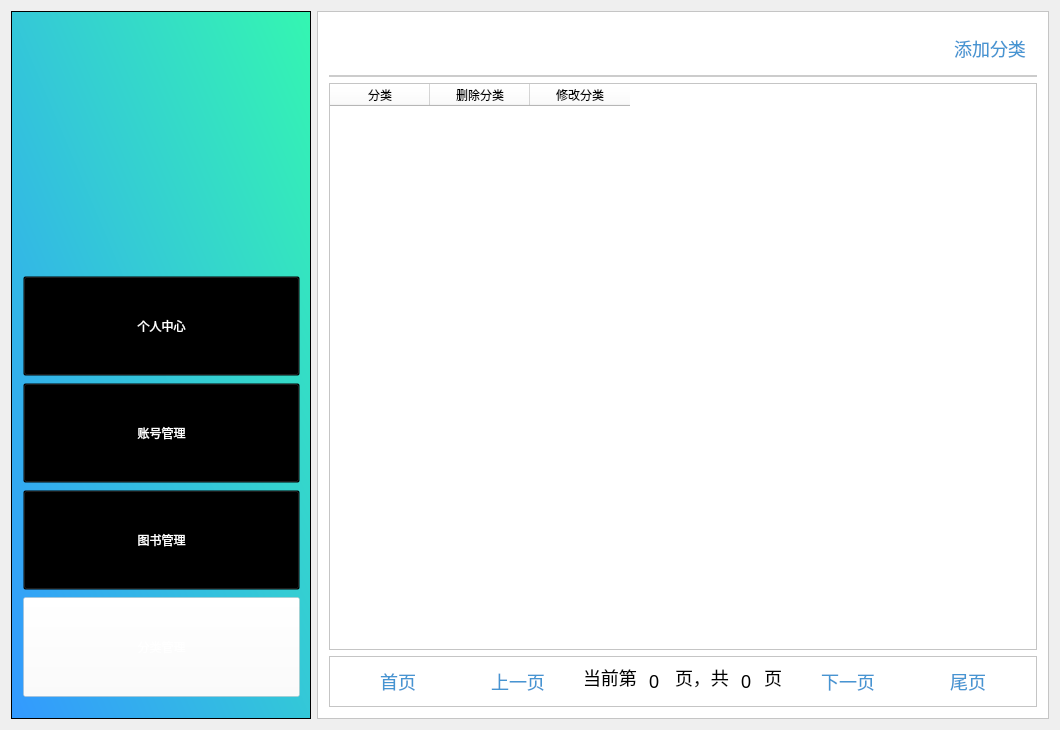
<?xml version="1.0" encoding="UTF-8"?>
<ui version="4.0">
 <class>admin_classify</class>
 <widget class="QWidget" name="admin_classify">
  <property name="geometry">
   <rect>
    <x>0</x>
    <y>0</y>
    <width>1060</width>
    <height>730</height>
   </rect>
  </property>
  <property name="windowTitle">
   <string>admin_classify</string>
  </property>
  <layout class="QHBoxLayout" name="horizontalLayout">
   <item>
    <widget class="QFrame" name="frame">
     <property name="sizePolicy">
      <sizepolicy hsizetype="Fixed" vsizetype="Expanding">
       <horstretch>0</horstretch>
       <verstretch>0</verstretch>
      </sizepolicy>
     </property>
     <property name="minimumSize">
      <size>
       <width>300</width>
       <height>700</height>
      </size>
     </property>
     <property name="styleSheet">
      <string notr="true">
background-color: qlineargradient(spread:pad, x1:0, y1:1, x2:1, y2:0, stop:0 rgba(51, 153, 255,1), stop:1 rgba(52, 246, 177,1));</string>
     </property>
     <property name="frameShape">
      <enum>QFrame::StyledPanel</enum>
     </property>
     <property name="frameShadow">
      <enum>QFrame::Raised</enum>
     </property>
     <widget class="QFrame" name="frame_2">
      <property name="geometry">
       <rect>
        <x>70</x>
        <y>30</y>
        <width>171</width>
        <height>176</height>
       </rect>
      </property>
      <property name="minimumSize">
       <size>
        <width>0</width>
        <height>0</height>
       </size>
      </property>
      <property name="baseSize">
       <size>
        <width>0</width>
        <height>100</height>
       </size>
      </property>
      <property name="styleSheet">
       <string notr="true">image: url(:/Library/images/logo2.png);
background:transparent;</string>
      </property>
      <property name="frameShape">
       <enum>QFrame::StyledPanel</enum>
      </property>
      <property name="frameShadow">
       <enum>QFrame::Raised</enum>
      </property>
     </widget>
     <widget class="QFrame" name="frame_8">
      <property name="geometry">
       <rect>
        <x>0</x>
        <y>230</y>
        <width>301</width>
        <height>491</height>
       </rect>
      </property>
      <property name="styleSheet">
       <string notr="true">background:transparent;</string>
      </property>
      <property name="frameShape">
       <enum>QFrame::StyledPanel</enum>
      </property>
      <property name="frameShadow">
       <enum>QFrame::Raised</enum>
      </property>
      <layout class="QVBoxLayout" name="verticalLayout_6">
       <item>
        <layout class="QVBoxLayout" name="verticalLayout">
         <property name="spacing">
          <number>7</number>
         </property>
         <property name="sizeConstraint">
          <enum>QLayout::SetDefaultConstraint</enum>
         </property>
         <item>
          <widget class="QPushButton" name="btnPersonal">
           <property name="minimumSize">
            <size>
             <width>0</width>
             <height>100</height>
            </size>
           </property>
           <property name="styleSheet">
            <string notr="true">font: 12pt &quot;微软雅黑&quot;;
color:white;
background:transparent;
cursor:pointer;</string>
           </property>
           <property name="text">
            <string>个人中心</string>
           </property>
          </widget>
         </item>
         <item>
          <widget class="QPushButton" name="btnInformationchange">
           <property name="minimumSize">
            <size>
             <width>0</width>
             <height>100</height>
            </size>
           </property>
           <property name="styleSheet">
            <string notr="true">font: 12pt &quot;微软雅黑&quot;;
color:white;
background:transparent;
cursor:pointer;</string>
           </property>
           <property name="text">
            <string>账号管理</string>
           </property>
          </widget>
         </item>
         <item>
          <widget class="QPushButton" name="btnSearchbook">
           <property name="minimumSize">
            <size>
             <width>0</width>
             <height>100</height>
            </size>
           </property>
           <property name="styleSheet">
            <string notr="true">font: 12pt &quot;微软雅黑&quot;;
color:white;
background:transparent;
cursor:pointer;
</string>
           </property>
           <property name="text">
            <string>图书管理</string>
           </property>
          </widget>
         </item>
         <item>
          <widget class="QPushButton" name="pushButton">
           <property name="minimumSize">
            <size>
             <width>0</width>
             <height>100</height>
            </size>
           </property>
           <property name="styleSheet">
            <string notr="true">font: 12pt &quot;微软雅黑&quot;;
color:white;
background:transparent;
cursor:pointer;
background-color:rgba(255,255,255,0.4);</string>
           </property>
           <property name="text">
            <string>分类管理</string>
           </property>
          </widget>
         </item>
        </layout>
       </item>
      </layout>
     </widget>
    </widget>
   </item>
   <item>
    <widget class="QFrame" name="frame_3">
     <property name="styleSheet">
      <string notr="true">background:white;</string>
     </property>
     <property name="frameShape">
      <enum>QFrame::StyledPanel</enum>
     </property>
     <property name="frameShadow">
      <enum>QFrame::Raised</enum>
     </property>
     <layout class="QVBoxLayout" name="verticalLayout_2">
      <item>
       <widget class="QFrame" name="frame_4">
        <property name="sizePolicy">
         <sizepolicy hsizetype="Preferred" vsizetype="Fixed">
          <horstretch>0</horstretch>
          <verstretch>4</verstretch>
         </sizepolicy>
        </property>
        <property name="styleSheet">
         <string notr="true">border:2px solid #cccccc;
border-top:0px;
border-left:0px;
border-right:0px;</string>
        </property>
        <property name="frameShape">
         <enum>QFrame::StyledPanel</enum>
        </property>
        <property name="frameShadow">
         <enum>QFrame::Raised</enum>
        </property>
        <layout class="QGridLayout" name="gridLayout">
         <item row="0" column="0">
          <widget class="QTextEdit" name="txtSearch">
           <property name="sizePolicy">
            <sizepolicy hsizetype="Expanding" vsizetype="Maximum">
             <horstretch>0</horstretch>
             <verstretch>100</verstretch>
            </sizepolicy>
           </property>
           <property name="maximumSize">
            <size>
             <width>16777215</width>
             <height>30</height>
            </size>
           </property>
           <property name="styleSheet">
            <string notr="true">color:#4695d2;
border:none;
font-size:18px;</string>
           </property>
          </widget>
         </item>
         <item row="0" column="1">
          <widget class="QPushButton" name="btnSearch">
           <property name="minimumSize">
            <size>
             <width>0</width>
             <height>30</height>
            </size>
           </property>
           <property name="styleSheet">
            <string notr="true">color:#4695d2;
image: url(:/Library/images/search.png);
border:none;
font-size:18px;</string>
           </property>
           <property name="text">
            <string/>
           </property>
          </widget>
         </item>
         <item row="0" column="2">
          <widget class="QPushButton" name="pushButton_2">
           <property name="styleSheet">
            <string notr="true">color:#4695d2;
border:none;
font-size:18px;</string>
           </property>
           <property name="text">
            <string>添加分类</string>
           </property>
          </widget>
         </item>
        </layout>
       </widget>
      </item>
      <item>
       <widget class="QTableWidget" name="tableWidget">
        <property name="sizePolicy">
         <sizepolicy hsizetype="Preferred" vsizetype="Preferred">
          <horstretch>0</horstretch>
          <verstretch>0</verstretch>
         </sizepolicy>
        </property>
        <column>
         <property name="text">
          <string>分类</string>
         </property>
        </column>
        <column>
         <property name="text">
          <string>删除分类</string>
         </property>
        </column>
        <column>
         <property name="text">
          <string>修改分类</string>
         </property>
        </column>
       </widget>
      </item>
      <item>
       <widget class="QFrame" name="frame_5">
        <property name="sizePolicy">
         <sizepolicy hsizetype="Preferred" vsizetype="Fixed">
          <horstretch>0</horstretch>
          <verstretch>0</verstretch>
         </sizepolicy>
        </property>
        <property name="frameShape">
         <enum>QFrame::StyledPanel</enum>
        </property>
        <property name="frameShadow">
         <enum>QFrame::Raised</enum>
        </property>
        <layout class="QHBoxLayout" name="horizontalLayout_2">
         <item>
          <widget class="QPushButton" name="btnFirstPage">
           <property name="sizePolicy">
            <sizepolicy hsizetype="Preferred" vsizetype="Fixed">
             <horstretch>0</horstretch>
             <verstretch>0</verstretch>
            </sizepolicy>
           </property>
           <property name="styleSheet">
            <string notr="true">color:#4695d2;
border:none;
font-size:18px;</string>
           </property>
           <property name="text">
            <string>首页</string>
           </property>
          </widget>
         </item>
         <item>
          <widget class="QPushButton" name="btnLastPage">
           <property name="sizePolicy">
            <sizepolicy hsizetype="Preferred" vsizetype="Fixed">
             <horstretch>0</horstretch>
             <verstretch>0</verstretch>
            </sizepolicy>
           </property>
           <property name="styleSheet">
            <string notr="true">color:#4695d2;
border:none;
font-size:18px;</string>
           </property>
           <property name="text">
            <string>上一页</string>
           </property>
          </widget>
         </item>
         <item>
          <layout class="QHBoxLayout" name="horizontalLayout_3">
           <item>
            <widget class="QLineEdit" name="lineEdit_4">
             <property name="sizePolicy">
              <sizepolicy hsizetype="Maximum" vsizetype="Preferred">
               <horstretch>0</horstretch>
               <verstretch>0</verstretch>
              </sizepolicy>
             </property>
             <property name="maximumSize">
              <size>
               <width>60</width>
               <height>16777215</height>
              </size>
             </property>
             <property name="styleSheet">
              <string notr="true">border:none;
font-size:18px;</string>
             </property>
             <property name="text">
              <string>当前第</string>
             </property>
            </widget>
           </item>
           <item>
            <widget class="QLineEdit" name="etIndexPage">
             <property name="sizePolicy">
              <sizepolicy hsizetype="Maximum" vsizetype="Preferred">
               <horstretch>0</horstretch>
               <verstretch>0</verstretch>
              </sizepolicy>
             </property>
             <property name="maximumSize">
              <size>
               <width>20</width>
               <height>16777215</height>
              </size>
             </property>
             <property name="styleSheet">
              <string notr="true">border:none;
font-size:18px;</string>
             </property>
             <property name="text">
              <string>0</string>
             </property>
            </widget>
           </item>
           <item>
            <widget class="QLineEdit" name="lineEdit_2">
             <property name="sizePolicy">
              <sizepolicy hsizetype="Maximum" vsizetype="Preferred">
               <horstretch>0</horstretch>
               <verstretch>0</verstretch>
              </sizepolicy>
             </property>
             <property name="maximumSize">
              <size>
               <width>60</width>
               <height>16777215</height>
              </size>
             </property>
             <property name="styleSheet">
              <string notr="true">border:none;
font-size:18px;</string>
             </property>
             <property name="text">
              <string>页，共</string>
             </property>
            </widget>
           </item>
           <item>
            <widget class="QLineEdit" name="etCountPage">
             <property name="sizePolicy">
              <sizepolicy hsizetype="Maximum" vsizetype="Preferred">
               <horstretch>0</horstretch>
               <verstretch>0</verstretch>
              </sizepolicy>
             </property>
             <property name="maximumSize">
              <size>
               <width>20</width>
               <height>16777215</height>
              </size>
             </property>
             <property name="styleSheet">
              <string notr="true">border:none;
font-size:18px;
</string>
             </property>
             <property name="text">
              <string>0</string>
             </property>
            </widget>
           </item>
           <item>
            <widget class="QLineEdit" name="lineEdit">
             <property name="sizePolicy">
              <sizepolicy hsizetype="Maximum" vsizetype="Preferred">
               <horstretch>0</horstretch>
               <verstretch>0</verstretch>
              </sizepolicy>
             </property>
             <property name="maximumSize">
              <size>
               <width>20</width>
               <height>16777215</height>
              </size>
             </property>
             <property name="styleSheet">
              <string notr="true">border:none;
font-size:18px;</string>
             </property>
             <property name="text">
              <string>页</string>
             </property>
            </widget>
           </item>
          </layout>
         </item>
         <item>
          <widget class="QPushButton" name="btnNextPage">
           <property name="sizePolicy">
            <sizepolicy hsizetype="Preferred" vsizetype="Fixed">
             <horstretch>0</horstretch>
             <verstretch>0</verstretch>
            </sizepolicy>
           </property>
           <property name="styleSheet">
            <string notr="true">color:#4695d2;
border:none;
font-size:18px;</string>
           </property>
           <property name="text">
            <string>下一页</string>
           </property>
          </widget>
         </item>
         <item>
          <widget class="QPushButton" name="btnTheLast">
           <property name="sizePolicy">
            <sizepolicy hsizetype="Preferred" vsizetype="Fixed">
             <horstretch>0</horstretch>
             <verstretch>0</verstretch>
            </sizepolicy>
           </property>
           <property name="styleSheet">
            <string notr="true">color:#4695d2;
border:none;
font-size:18px;</string>
           </property>
           <property name="text">
            <string>尾页</string>
           </property>
          </widget>
         </item>
        </layout>
       </widget>
      </item>
     </layout>
    </widget>
   </item>
  </layout>
 </widget>
 <layoutdefault spacing="6" margin="11"/>
 <resources>
  <include location="library.qrc"/>
 </resources>
 <connections/>
</ui>
